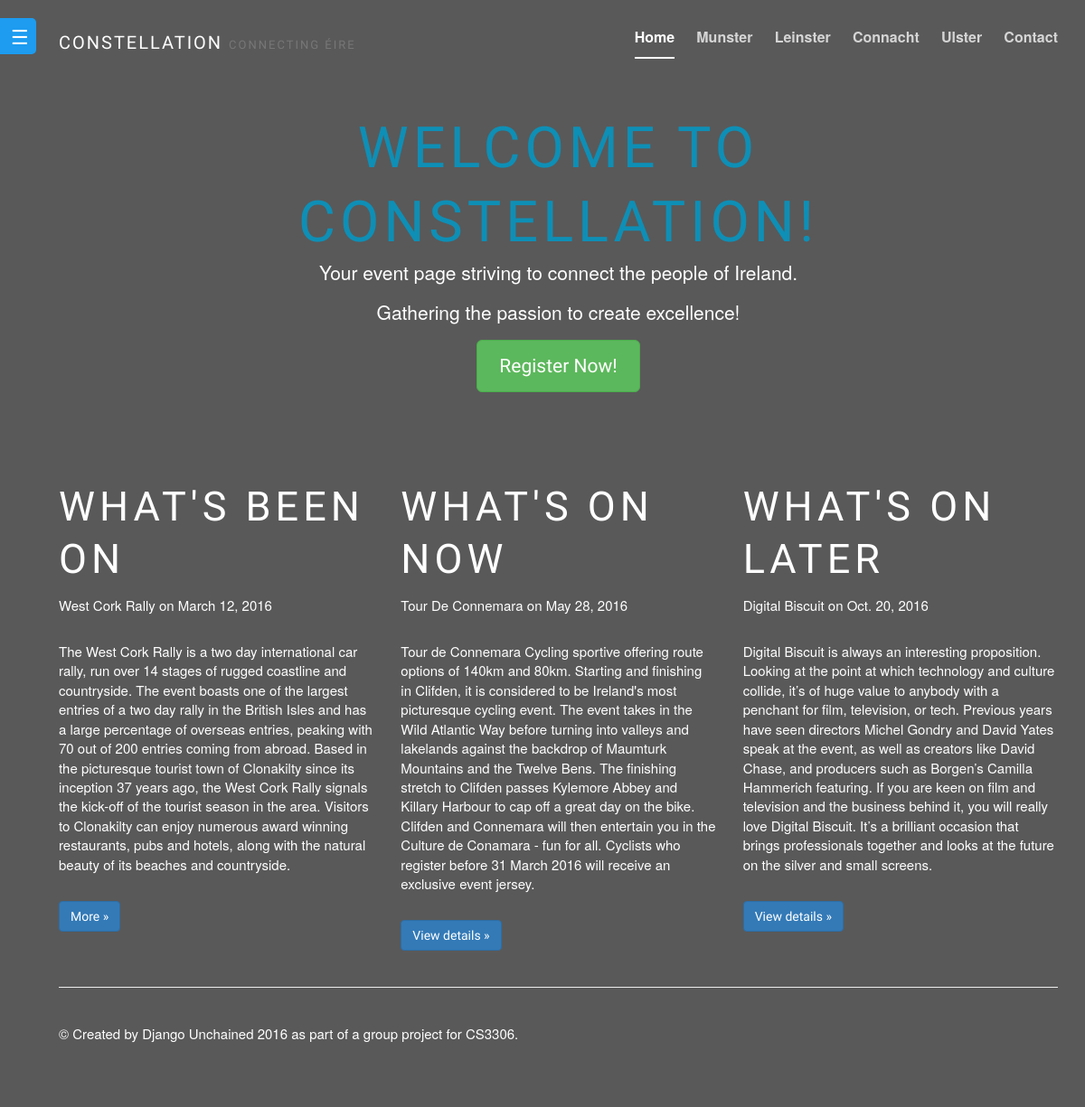
Page /constellation/ on the committed database.
### constellation/models.py (models this page shows, shortened)
class Event(models.Model):
	SEASONS = (
	('spring', 'Spring'),
	('summer', 'Summer'),
	('autumn', 'Autumn'),
	('winter', 'Winter'),
	)
	eventID = models.AutoField(primary_key=True)
	title = models.CharField(max_length = 50)
	eventDescription = models.TextField()
	startTime = models.TimeField()
	endTime = models.TimeField()
	startDate = models.DateField()
	endDate = models.DateField()
	venueID = models.IntegerField()
	season = models.CharField(max_length=6, choices=SEASONS)
	notesID = models.IntegerField(null=True, blank=True)
	availability = models.IntegerField(null=True, blank=True)

### constellation/views.py (the view)
def index(request):
	past = Event.objects.get(season = 'spring')
	present = Event.objects.get(season = 'summer')
	future = Event.objects.get(season = 'winter')
	user = request.user.id
	if user is not None:
		profile = UserProfile.objects.get(user=user)
		context = {
		'profile': profile,
		'past': past,
		'present': present,
		'future': future,
		}
	else:
		context = {
		'past': past,
		'present': present,
		'future': future,
		}
	return render(request, 'constellation/home.html', context)

### constellation/templates/constellation/home.html (shortened to what this page needs)
{% extends "base.html" %}
{% load static %}
{% block content %}
	<div class="masthead clearfix">
		<div class="inner">
			<h3 class="masthead-brand">Constellation <small>Connecting &Eacute;ire</small></h3>
			<nav>
				<ul class="nav masthead-nav">
					<li class="active"><a href="#">Home</a></li>
					<li><a href="/constellation/munster/">Munster</a></li>
					<li><a href="/constellation/leinster/">Leinster</a></li>
					<li><a href="/constellation/connacht/">Connacht</a></li>
					<li><a href="/constellation/ulster/">Ulster</a></li>
					<li><a href="#" id="contact">Contact</a></li>
				</ul>
			</nav>
		</div>
	</div>
	  <div class="jumbotron">
		{% if user.username %}
			<h1>Welcome {{ profile.first_name }} {{ profile.last_name }}!</h1>
			<p class="lead">Your event page striving to connect the people of Ireland.</p>
			<p class="lead">Gathering the passion to create excellence!</p>
		{% else %}
			<h1>Welcome to Constellation!</h1>
			<p class="lead">Your event page striving to connect the people of Ireland.</p>
			<p class="lead">Gathering the passion to create excellence!</p>
			<p><a class="btn btn-lg btn-success" href="/constellation/register" role="button">Register Now!</a></p>
		{% endif %}
	  </div>
	  <div class="row">
		<div class="col-lg-4">
		  <h2>What's been on</h2>
		  <p>{{ past.title }} on {{ past.startDate }}</p>
		  <p>{{ past.eventDescription }}</p>
		  <p><a class="btn btn-primary" href="#" role="button">More &raquo;</a></p>
		</div>
		<div class="col-lg-4">
		  <h2>What's on now</h2>
		  <p>{{ present.title }} on {{ present.startDate }}</p>
		  <p>{{ present.eventDescription }}</p>
		  <p><a class="btn btn-primary" href="#" role="button">View details &raquo;</a></p>
	   </div>
		<div class="col-lg-4">
		  <h2>What's on later</h2>
		  <p>{{ future.title }} on {{ future.startDate }}</p>
		  <p>{{ future.eventDescription}} </p>
		  <p><a class="btn btn-primary" href="#" role="button">View details &raquo;</a></p>
		</div>
	  </div>
{% endblock %}

### constellation/templates/base.html (shortened to what this page needs)
<!DOCTYPE html PUBLIC "-//W3C//DTD XHTML 1.0 Transitional//EN"
  "http://www.w3.org/TR/xhtml1/DTD/xhtml1-transitional.dtd">
<html lang="en">
	<head>
		{% load staticfiles %}
		<link rel="stylesheet" type="text/css" href="{% static 'constellation/css/bootstrap.min.css' %}" />
		<link rel="stylesheet" type="text/css" href="{% static 'constellation/css/ie10-viewport-bug-workaround.css' %}" />
		<link rel="stylesheet" type="text/css" href="{% static 'constellation/css/inside.css' %}" />
		<link rel="stylesheet" type="text/css" href="{% static 'constellation/css/sidebar.css' %}" />
		<link rel="stylesheet" type="text/css" href="{% static 'constellation/css/justified-nav.css' %}" />
		<link rel="stylesheet" type="text/css" href="{% static 'constellation/css/login.css' %}" />
		<link rel="stylesheet" type="text/css" href="{% static 'constellation/css/picframe.css' %}" />
	</head>
	<body>
				<div style="transform: translate3d(0px, 0px, 0px); transform-style: preserve-3d; backface-visibility: hidden;" class="site-bg">
					<div class="site-bg__img"></div>
					<div class="site-bg__overlay"></div>
					<div style="position: relative; display: block; left: 0px; top: 0px; transform: translate3d(17.1691px, 0.91728px, 0px); transform-style: preserve-3d; backface-visibility: hidden;" class="site-bg__effect layer" data-depth=".30"></div>
					<canvas height="659" width="1366" style="position: absolute; display: block; left: 0px; top: 0px; transform: translate3d(17.1691px, 0.91728px, 0px); transform-style: preserve-3d; backface-visibility: hidden; opacity: 1;" class="site-bg__canvas layer" data-depth=".30"></canvas>
				</div>
	<div id="page-content-wrapper">
	<div id="wrapper">
    <a href="#" class="btn btn-primary" id="toggle-sidebar">
            &#9776;
    </a>
		<div class="container">
{% block content %}
{% endblock %}
	<footer class="footer">
	<p>&copy; Created by Django Unchained 2016 as part of a group project for CS3306. <div id="google_translate_element"></div></p>
	</footer>
	</div>
	</div>
	</div>
	</body>
</html>

### constellation/static/constellation/css/inside.css (style rules this page uses)
h1, h2, h3, h4, h5, h6, .btn, .site-nav__menu a, .section__subtitle, .digit, .dash_title { font-family: "Source Sans Pro", "Helvetica Neue", Helvetica, Arial, sans-serif; }
h1, h2, h3, h4, h5, h6 { line-height: 1.3; font-weight: 400; text-transform: uppercase; letter-spacing: 2px; }
html, body { font-size: 15px; color: #fff; -webkit-font-smoothing: antialiased; -moz-osx-font-smoothing: grayscale; }
@media (min-width: 992px) { body { font-size: 16px; } }
h1, h4, h5, h6 { margin: 0; color: #fff; }
h1 { font-size: 30px; letter-spacing: 3px; font-weight: 300; }
@media (min-width: 768px) { h1 { letter-spacing: 5px; font-size: 45px; } }
@media (min-width: 992px) { h1 { font-size: 65px; } }
h2 { font-size: 25px; font-weight: 300; }
@media (min-width: 768px) { h2 { letter-spacing: 5px; font-size: 35px; } }
@media (min-width: 992px) { h2 { font-size: 45px; } }
h3 { line-height: 1.75; font-size: 18px; }
@media (min-width: 992px) { h3 { font-size: 20px; } }
p, ol, ul, blockquote, pre { margin-bottom: 20px; }
p:last-child, ol:last-child, ul:last-child, blockquote:last-child, pre:last-child { margin-bottom: 0; }
@media (min-width: 992px) { p, ol, ul, blockquote, pre { margin-bottom: 30px; } }
a { color: #f2784b; }
.site-bg__overlay { position: absolute; background-color: rgba(1, 1, 1, 0.65); }
.site-bg { position: absolute; z-index: -1; overflow: hidden; }
.site-bg__img, .site-bg__video, .site-bg__overlay, .site-bg__effect, .site-bg__canvas { position: absolute !important; }
.site-bg__img { background-repeat: no-repeat; background-position: 50% 50%; background-size: cover; }
.site-bg__canvas { display: none; }
.layer, .site-loader, .site-nav, .site-wrap, .section, .site-bg, .site-bg__img, .site-bg__video, .site-bg__overlay, .site-bg__effect, .site-bg__canvas, .cloud, .newsletter-overlay { top: 0; right: 0; bottom: 0; left: 0; }
body { -webkit-font-smoothing: antialiased; -moz-osx-font-smoothing: grayscale; position: relative; background-color: transparent; font-size: 15px; color: #fff; }
.masthead-brand { margin-top: 10px; margin-bottom: 10px; }
.masthead-nav > li { display: inline-block; }
.masthead-nav > li + li { margin-left: 20px; }
.masthead-nav > li > a { padding-right: 0; padding-left: 0; font-size: 16px; font-weight: bold; color: #fff; color: rgba(255,255,255,.75); border-bottom: 2px solid transparent; }
.masthead-nav > .active > a, .masthead-nav > .active > a:hover, .masthead-nav > .active > a:focus { color: #fff; border-bottom-color: #fff; }
@media (min-width: 768px) { .masthead-brand { float: left; } }
@media (min-width: 768px) { .masthead-nav { float: right; } }

### constellation/static/constellation/css/sidebar.css (style rules this page uses)
#toggle-sidebar { background: #1d9cf0; border-radius: 0px 5px 5px 0px; border: none; height: 40px; position: fixed; width: 40px; font-size: 22px; }
.container { padding-left: 50px; }

### constellation/static/constellation/css/justified-nav.css (style rules this page uses)
body { padding-top: 20px; }
.footer { padding-top: 40px; padding-bottom: 40px; margin-top: 40px; border-top: 1px solid #eee; }
.jumbotron { text-align: center; background-color: transparent; }
.jumbotron .btn { padding: 14px 24px; font-size: 21px; }
@media screen and (min-width: 768px) { .masthead, .marketing, .footer { padding-right: 0; padding-left: 0; } }

### rows in the picture
Event: title "West Cork Rally", startDate "March 12, 2016", eventDescription "The West Cork Rally is a two day international car rally, run over 14 stages of rugged coastline and countryside. The event boasts one of the largest entries of a two day rally in the British Isles and has a large percentage of overseas entries, peaking with 70 out of 200 entries coming from abroad. Based in the picturesque tourist town of Clonakilty since its inception 37 years ago, the West Cork Rally signals the kick-off of the tourist season in the area. Visitors to Clonakilty can enjoy numerous award winning restaurants, pubs and hotels, along with the natural beauty of its beaches and countryside."
Event: title "Tour De Connemara", startDate "May 28, 2016", eventDescription "Tour de Connemara Cycling sportive offering route options of 140km and 80km. Starting and finishing in Clifden, it is considered to be Ireland's most picturesque cycling event. The event takes in the Wild Atlantic Way before turning into valleys and lakelands against the backdrop of Maumturk Mountains and the Twelve Bens. The finishing stretch to Clifden passes Kylemore Abbey and Killary Harbour to cap off a great day on the bike. Clifden and Connemara will then entertain you in the Culture de Conamara - fun for all. Cyclists who register before 31 March 2016 will receive an exclusive event jersey."
Event: title "Digital Biscuit", startDate "Oct. 20, 2016", eventDescription "Digital Biscuit is always an interesting proposition. Looking at the point at which technology and culture collide, it’s of huge value to anybody with a penchant for film, television, or tech. Previous years have seen directors Michel Gondry and David Yates speak at the event, as well as creators like David Chase, and producers such as Borgen’s Camilla Hammerich featuring. If you are keen on film and television and the business behind it, you will really love Digital Biscuit. It’s a brilliant occasion that brings professionals together and looks at the future on the silver and small screens."
